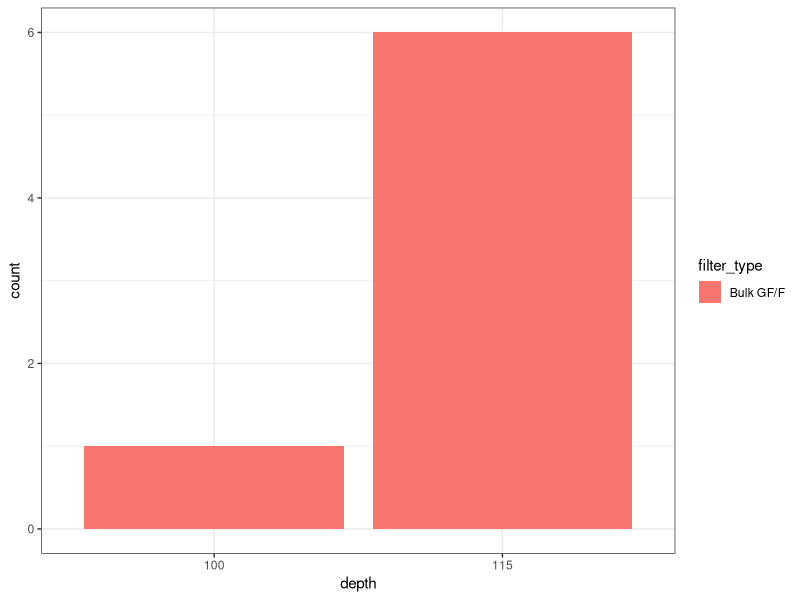
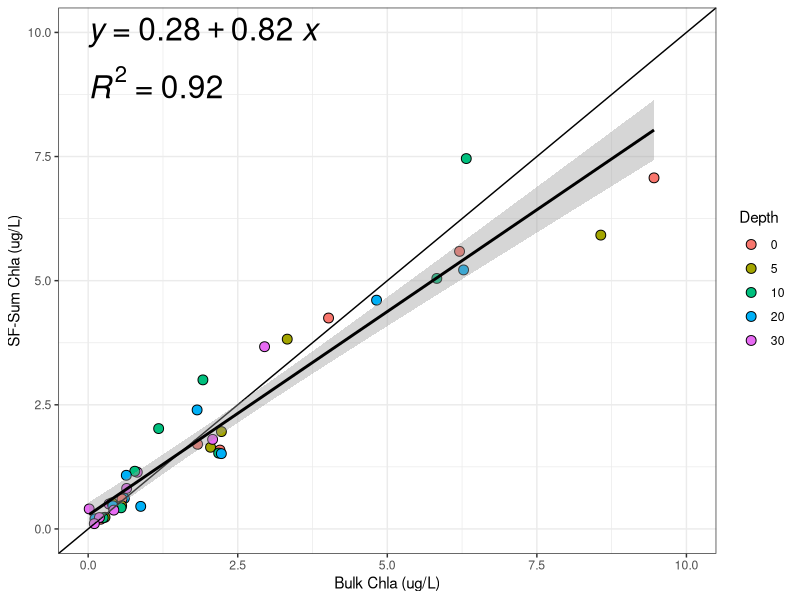
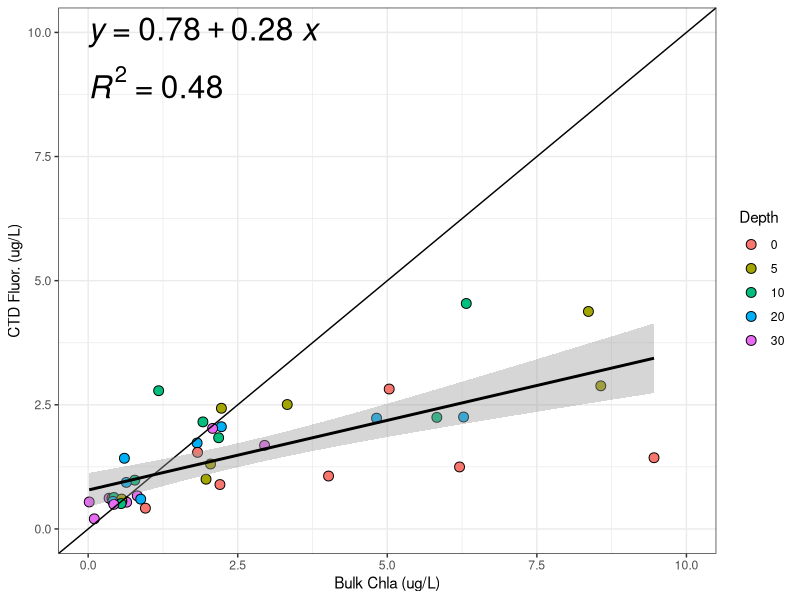
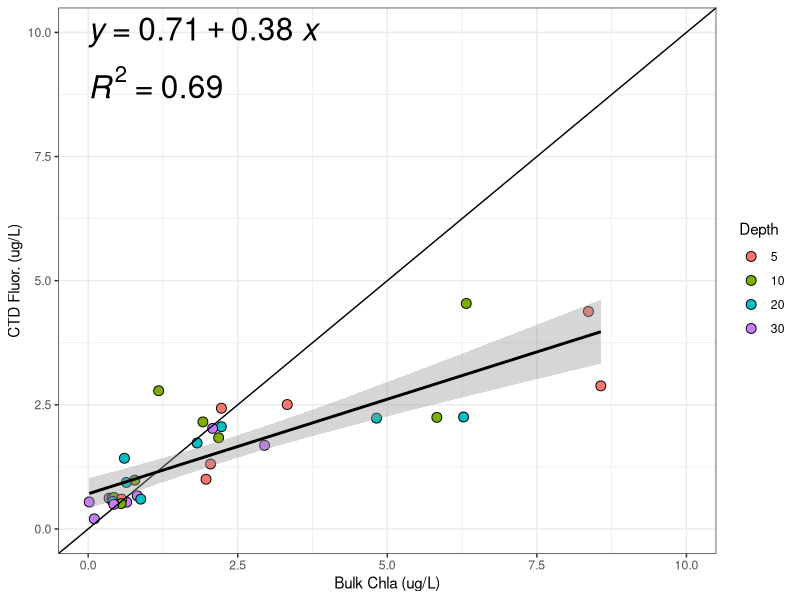
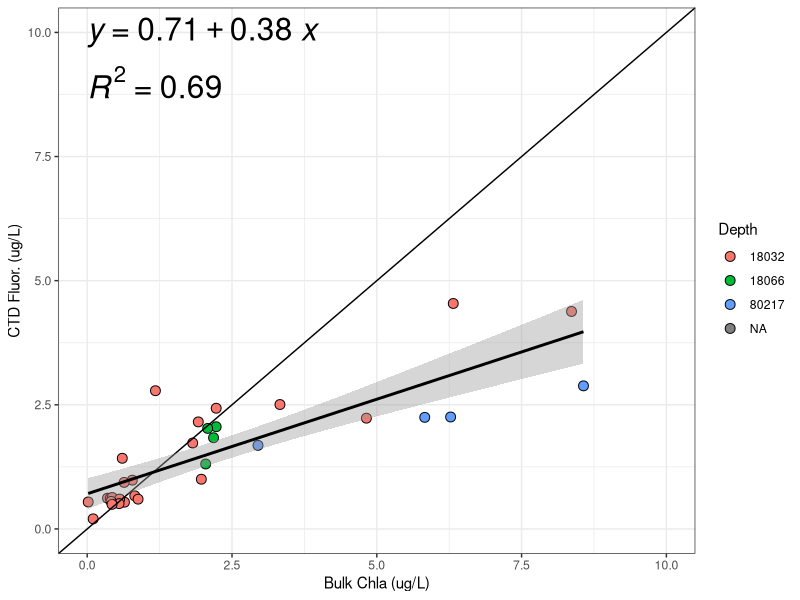
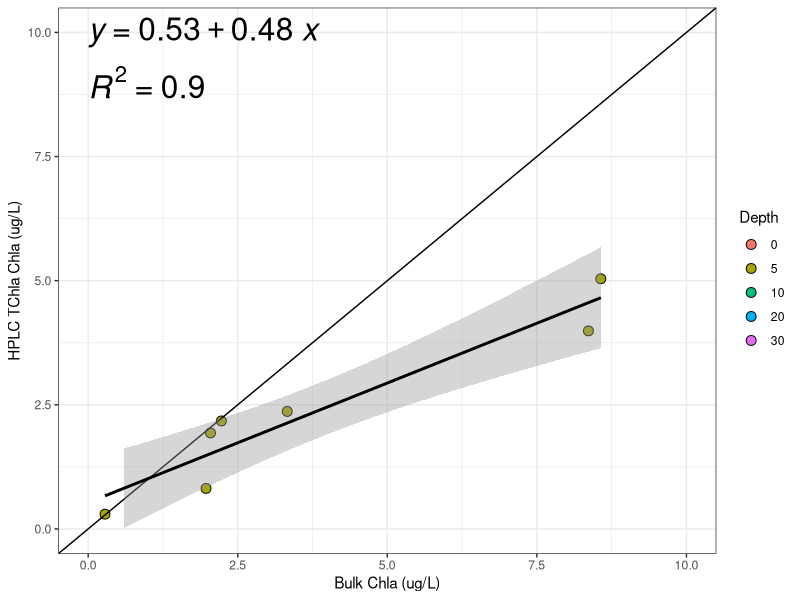
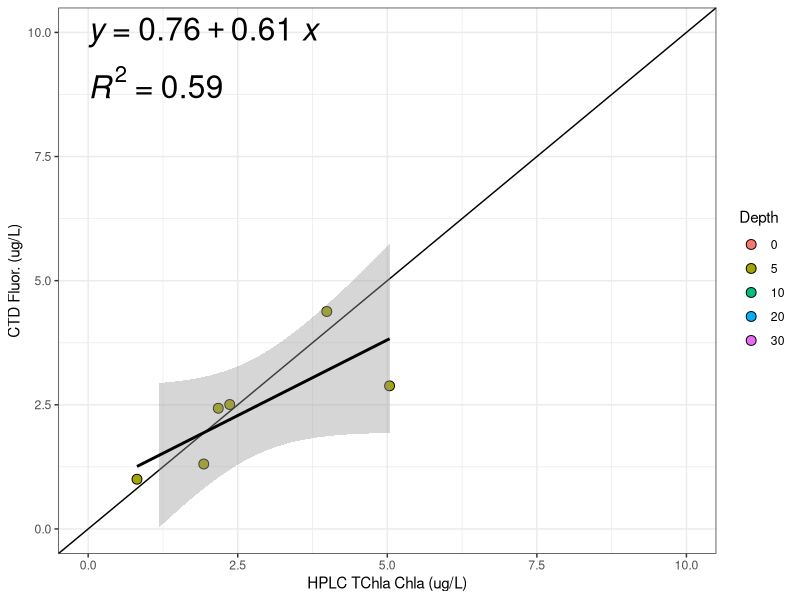
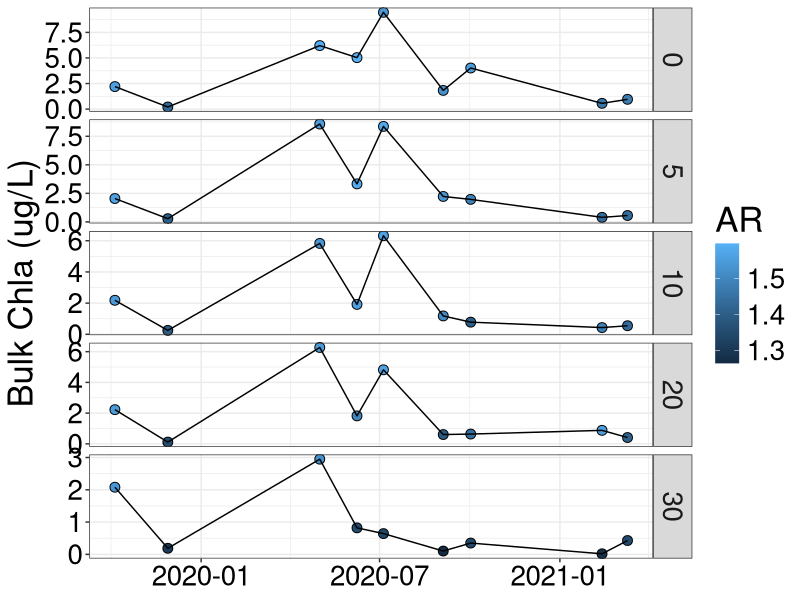

Reproduce these figures in R, in order. (Note: this script raises an error after producing the figures.)
## ---- chunk 1
#Upload packages
library(tidyverse)
library(here)
library(patchwork)
library(readxl)
## ---- chunk 2
#Upload chl dataset - entire dataset downloaded from the portal on 2022-01-04
chl <- read_csv(here("files", "qcs01-2022-04-20.csv"))

#Upload HPLC data
hplc <- read_csv(here("files", "qcs01-2022-04-20_hplc.csv"))

#Upload CTD data
ctd <- read_excel(here("files", "qcs01-2022-04-20_ctd.xlsx"),
                      sheet = "Data")

#Upload CTD metadata from drops sheet in portal excel download
ctd_meta <- read_excel(here("files",  "qcs01-2022-04-20_ctd.xlsx"),
                      sheet = "Drops")

## ---- chunk 3
#Selecting relevant columns
chl <- chl %>% 
  select(date, site_id, line_out_depth, collected, analyzed, hakai_id, 
         calibration:calibration_slope, filter_type, before_acid, after_acid,
         acid_flag, chla, chla_flag, phaeo, phaeo_flag) 

#Adding month column
chl <- chl %>% 
  mutate(month = lubridate::month(date)) %>% 
  relocate(month, .after = date)

#Creating duplicate and acid ratio columns
chl <- chl %>% 
  group_by(collected, site_id, line_out_depth, filter_type) %>% 
  mutate(rep = n()) %>%
  ungroup() %>% 
  mutate(acid_ratio = before_acid/after_acid)

#Pulling out duplicates - none
dup <- chl %>% 
  filter(rep > 1)

## ---- chunk 4
#Wrangling hplc dataset

#Selecting important columns and limiting to records with results
hplc <- hplc %>% 
  filter(!is.na(all_chl_a)) %>% 
  select(date, line_out_depth, all_chl_a)
## ---- chunk 5
#Wrangling CTD profiles data

#Reduce columns, rename to workable name for queries and join drop metadata to drop data
ctd <- ctd %>%
  left_join(ctd_meta, by = "Cast PK") %>% 
  mutate(date = lubridate::date(`Measurement time`)) %>%
  mutate(year = lubridate::year(`Measurement time`)) %>%
  select(castpk = `Cast PK`, ctdNum = `CTD serial number`, 
         ctdFirm = `CTD firmware version`, station = Station.x, lat = Latitude,
         long = Longitude, time = `Measurement time`, date, year,
         dep = `Depth (m)`, pres = `Pressure (dbar)`,
         flu = `Fluorometry Chlorophyll (ug/L)`)

#checking if there are duplicated CTD cast - looks like all single casts
check_ctd_dup <- ctd %>% 
  distinct(castpk, date) %>% 
  group_by(date) %>% 
  summarise(n_cast = n()) %>% 
  ungroup()

#checking min/max ctd cast depths for each castPK - All start at 1 and all deeper than 100
check_ctd_depth <- ctd %>% 
  group_by(castpk) %>% 
  summarise(min_dep = min(pres),
            max_dep = max(pres)) %>% 
  ungroup()

#Three different CTDs used. 
check_ctd_inst <- ctd %>% 
  distinct(ctdNum)
## ---- chunk 6
#Diagnostic checks

#Depth check - where were samples collected - only bulk collected at 100 and 115m.
check_depth <- chl %>% 
  distinct(line_out_depth, filter_type)

#Looking at calibrations applied to data - one calibration applied to the data
check_cali <- chl %>% 
  distinct(calibration, acid_ratio_correction_factor, acid_coefficient,
           calibration_slope)

#Looking for negative values - 0
check_neg <- chl %>% 
  filter(chla < 0 | phaeo < 0)

#Looking for no concentration - currently 4, 2 with CM Ids (missing). Investigate others.
check_na <- chl %>% 
  filter(is.na(chla) | is.na(phaeo))

#Checking if there are any pre-existing flags - some are already flagged AV 
check_flag <- chl %>% 
  filter(!is.na(chla_flag) | !is.na(phaeo_flag))

#Checking acid flag - sometimes the crew flags suspect data here rather than directly applying flags
#Currently 20 records from a single day where the chlorophyll blanks were higher than usual.
check_acid_flag <- chl %>% 
  filter(!is.na(acid_flag))

#Looking for filters with low acid ratios
check_ar <- chl %>% 
  filter(acid_ratio < 1.2)

#Plotting depths with low acid ratio - all bulk samples from > 100m (expected) 
check_ar %>% 
  ggplot(aes(x = as.factor(line_out_depth), fill = filter_type)) +
  geom_bar(stat = "count", position = "stack") +
  labs(x = "depth",
       y = "count") +
  theme_bw()


## ---- chunk 7
#Investigating bulk data for errors

#Pulling out the bulk filters
chl_bulk <- chl %>% 
  filter(filter_type == "Bulk GF/F")

#Making a column showing if there are replicated filters.
chl_bulk <- chl_bulk %>% 
  group_by(collected, line_out_depth) %>% 
  mutate(filt_num = n()) %>% 
  ungroup()

#Querying duplicated bulk records. 0.
check_bulk_dup <- chl_bulk %>% 
  filter(filt_num > 1)

#Filtering out any duplicated
chl_bulk <- chl_bulk %>% 
  filter(filt_num == 1)

#The bulk data looks good.
## ---- chunk 8
#Investigating size-fractionated data for errors.

#Calculating the number of filters for each size-fraction set
chl_sf <- chl %>% 
  filter(!filter_type == "Bulk GF/F") %>%
  filter(!is.na(chla)) %>% 
  group_by(collected, line_out_depth) %>% 
  mutate(filt_num = n()) %>% 
  ungroup()

#Looking for size fraction sets that have less than 3 filters - 8 observations, 4 sets of two (aligns with 4 NAS)
check_sf_low <- chl_sf %>% 
  filter(filt_num < 3)

#Looking at size fraction sets that have more than 3 filters. 0.
check_sf_high <- chl_sf %>% 
  filter(filt_num > 3)

#Subsetting where there are 3 size-fractionated filters. 
chl_sf <- chl_sf %>% 
  filter(filt_num == 3)

#Querying replicated filter types within a set - capturing where 3 filters, but two are replicated. 0.
check_sf_dup <- chl_sf %>% 
  group_by(collected, line_out_depth, filter_type) %>% 
  mutate(filt_unique = n()) %>% 
  ungroup() %>% 
  filter(filt_unique > 1)

#The size-fractionated data looks good.
## ---- chunk 9
#Calculating the size-fractionated sum for comparison with the bulk
chl_sf_sum <- chl_sf %>% 
  group_by(collected, line_out_depth) %>% 
  mutate(sf_sum = sum(chla)) %>% 
  ungroup() %>% 
  distinct(collected, line_out_depth, sf_sum, .keep_all = TRUE) %>% 
  select(collected, line_out_depth, sf_sum)

#Removing deep bulk samples for joining with the SF sum.

#Merging with the size-fractionated data for comparison.
chl_comp <- chl_bulk %>%
  select(date, collected, line_out_depth, bulk_chla = chla) %>% 
  filter(line_out_depth < 99) %>% 
  left_join(chl_sf_sum)

#Looking why there are NAs in join. All from where SF did not have 3 filters in set.
check_comp_na <- chl_comp %>% 
  filter(is.na(bulk_chla) | is.na(sf_sum))

#Now joining with hplc
chl_comp <- chl_comp %>% 
  left_join(hplc)

#Now joining with CTD fluorescence.

#First altering CTD file to make it comparable to the bottle data, which includes changing 1m pressure to 0m depth for joining with surface bottle data.
ctd_join <- ctd %>% 
  select(date, ctdNum, line_out_depth = pres, flu) %>% 
  mutate(line_out_depth = case_when(line_out_depth == 1 ~ 0,
                           TRUE ~ as.numeric(line_out_depth)))

chl_comp <- chl_comp %>% 
  left_join(ctd_join)

#Filter comparison looks good
## ---- chunk 10
#Plotting scatter of bulk versus SF sum concentrations

chl_comp %>% 
  ggplot(aes(x = bulk_chla, y = sf_sum)) + 
  geom_point(aes(fill = as.factor(line_out_depth)), pch = 21, size = 3) +
  geom_abline(slope = 1, intercept = 0) +
  geom_smooth(method = "lm", color = "black") +
  ggpubr::stat_cor(aes(label = ..rr.label..), label.y = 9, size = 8) +
  ggpubr::stat_regline_equation(label.y = 10, size = 8) +
  labs(x = "Bulk Chla (ug/L)",
       y = "SF-Sum Chla (ug/L)",
       fill = "Depth") +
  xlim(0, 10) + #Make sure to check data range and change these limits to include all data
  ylim(0, 10) +
  theme_bw()

#Comparison of bulk and SF sum looks normal. SF underestimates bulk, notably at high concentrations.
## ---- chunk 11
#Plotting scatter of bulk versus CTD fluorescence

chl_comp %>% 
  ggplot(aes(x = bulk_chla, y = flu)) + 
  geom_point(aes(fill = as.factor(line_out_depth)), pch = 21, size = 3) +
  geom_abline(slope = 1, intercept = 0) +
  geom_smooth(method = "lm", color = "black") +
  ggpubr::stat_cor(aes(label = ..rr.label..), label.y = 9, size = 8) +
  ggpubr::stat_regline_equation(label.y = 10, size = 8) +
  labs(x = "Bulk Chla (ug/L)",
       y = "CTD Fluor. (ug/L)",
       fill = "Depth") +
  xlim(0, 10) + #Make sure to check data range and change these limits to include all data
  ylim(0, 10) +
  theme_bw()

#Very interesting trends - CTD fluorescence is much lower than Bulk chlorophyll?
## ---- chunk 12
#Plotting scatter of bulk versus CTD fluorescence - without surface samples

chl_comp %>% 
  filter(!line_out_depth == 0) %>% 
  ggplot(aes(x = bulk_chla, y = flu)) + 
  geom_point(aes(fill = as.factor(line_out_depth)), pch = 21, size = 3) +
  geom_abline(slope = 1, intercept = 0) +
  geom_smooth(method = "lm", color = "black") +
  ggpubr::stat_cor(aes(label = ..rr.label..), label.y = 9, size = 8) +
  ggpubr::stat_regline_equation(label.y = 10, size = 8) +
  labs(x = "Bulk Chla (ug/L)",
       y = "CTD Fluor. (ug/L)",
       fill = "Depth") +
  xlim(0, 10) + #Make sure to check data range and change these limits to include all data
  ylim(0, 10) +
  theme_bw()

#Very interesting trends - CTD fluorescence is much lower than bulk Chl (even with surface removed). Why?
## ---- chunk 13
#Plotting scatter of bulk versus CTD fluorescence - colors represent instrument number

chl_comp %>% 
  filter(!line_out_depth == 0) %>% 
  ggplot(aes(x = bulk_chla, y = flu)) + 
  geom_point(aes(fill = as.factor(ctdNum)), pch = 21, size = 3) +
  geom_abline(slope = 1, intercept = 0) +
  geom_smooth(method = "lm", color = "black") +
  ggpubr::stat_cor(aes(label = ..rr.label..), label.y = 9, size = 8) +
  ggpubr::stat_regline_equation(label.y = 10, size = 8) +
  labs(x = "Bulk Chla (ug/L)",
       y = "CTD Fluor. (ug/L)",
       fill = "Depth") +
  xlim(0, 10) + #Make sure to check data range and change these limits to include all data
  ylim(0, 10) +
  theme_bw()

#Very interesting trends - CTD fluorescence is much lower than bulk Chl (even with surface removed). Why?
## ---- chunk 14
#Plotting scatter of bulk versus HPLC - only at single depth

chl_comp %>% 
  ggplot(aes(x = bulk_chla, y = all_chl_a)) + 
  geom_point(aes(fill = as.factor(line_out_depth)), pch = 21, size = 3) +
  geom_abline(slope = 1, intercept = 0) +
  geom_smooth(method = "lm", color = "black") +
  ggpubr::stat_cor(aes(label = ..rr.label..), label.y = 9, size = 8) +
  ggpubr::stat_regline_equation(label.y = 10, size = 8) +
  labs(x = "Bulk Chla (ug/L)",
       y = "HPLC TChla Chla (ug/L)",
       fill = "Depth") +
  xlim(0, 10) + #Make sure to check data range and change these limits to include all data
  ylim(0, 10) +
  theme_bw()

#HPLC All Chla is less than half of Bulk Chla. Still don't know what to make of this, but at least strongly correlated.
## ---- chunk 15
#Plotting scatter of HPLC TChla vs Fluorescence.

chl_comp %>% 
  ggplot(aes(x = all_chl_a, y = flu)) + 
  geom_point(aes(fill = as.factor(line_out_depth)), pch = 21, size = 3) +
  geom_abline(slope = 1, intercept = 0) +
  geom_smooth(method = "lm", color = "black") +
  ggpubr::stat_cor(aes(label = ..rr.label..), label.y = 9, size = 8) +
  ggpubr::stat_regline_equation(label.y = 10, size = 8) +
  labs(x = "HPLC TChla Chla (ug/L)",
       y = "CTD Fluor. (ug/L)",
       fill = "Depth") +
  xlim(0, 10) + #Make sure to check data range and change these limits to include all data
  ylim(0, 10) +
  theme_bw()


## ---- chunk 16
#Making a time-series plot of bulk chlorophyll separated by depth and colored by acid ratio.

chl %>%
  filter(line_out_depth < 50 &
           filter_type == "Bulk GF/F") %>% 
  ggplot(aes(x = date, y = chla)) + 
  geom_point(aes(fill = acid_ratio), pch = 21, size = 3) + 
  geom_line() + 
  facet_grid(line_out_depth ~ ., scales = "free_y") +
  labs(y = "Bulk Chla (ug/L)",
       fill = "AR") +
  theme_bw() +
  theme(text = element_text(size = 25),
        axis.text = element_text(colour = "black"),
        axis.title.x = element_blank())

# ggsave(here("figures_qc", "QC_bulk_qu39_depth_TS.png"), 
#        width = 16, height = 12, dpi=300)
## ---- chunk 17
#Plot timeseries of stacked size fractions. 
## ---- chunk 18
#Exporting Bulk chlorophyll data for Kush
chl_export <- chl_comp %>% 
  select(date, collected, line_out_depth, bulk_chla)


write_csv(chl_export, here("outputs", "bulk_fluorometric_chla.csv"))

